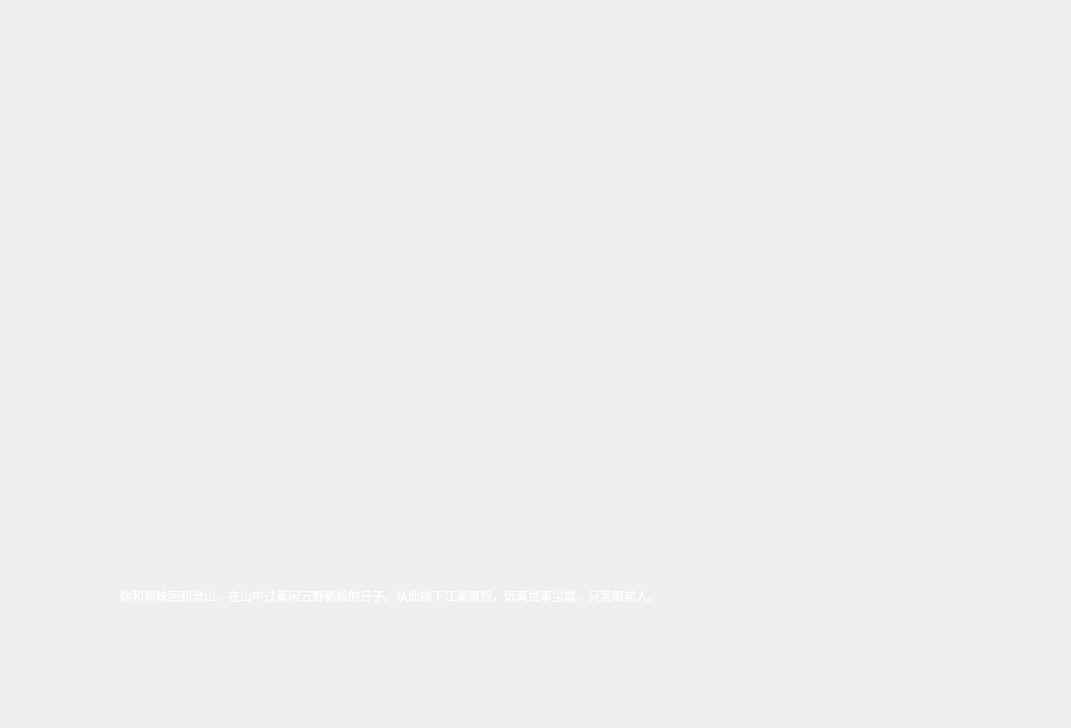
<?xml version="1.0" encoding="UTF-8"?>
<ui version="4.0">
 <class>HEnd</class>
 <widget class="QDialog" name="HEnd">
  <property name="geometry">
   <rect>
    <x>0</x>
    <y>0</y>
    <width>1071</width>
    <height>728</height>
   </rect>
  </property>
  <property name="sizePolicy">
   <sizepolicy hsizetype="Fixed" vsizetype="Fixed">
    <horstretch>0</horstretch>
    <verstretch>0</verstretch>
   </sizepolicy>
  </property>
  <property name="minimumSize">
   <size>
    <width>1071</width>
    <height>728</height>
   </size>
  </property>
  <property name="maximumSize">
   <size>
    <width>1071</width>
    <height>728</height>
   </size>
  </property>
  <property name="windowTitle">
   <string>无涯</string>
  </property>
  <property name="windowIcon">
   <iconset resource="Menu.qrc">
    <normaloff>:/icon/Resources/无涯.png</normaloff>:/icon/Resources/无涯.png</iconset>
  </property>
  <property name="styleSheet">
   <string notr="true">border-image: url(:/end/Resources/he.png);</string>
  </property>
  <widget class="QLabel" name="lblWord">
   <property name="geometry">
    <rect>
     <x>120</x>
     <y>510</y>
     <width>891</width>
     <height>171</height>
    </rect>
   </property>
   <property name="styleSheet">
    <string notr="true">border-image: url(:/other/Resources/透明背景.png);
color: rgb(255, 255, 255);
font: 26pt &quot;隶书&quot;;</string>
   </property>
   <property name="text">
    <string>你和师妹回到沧山，在山中过着闲云野鹤般的日子。从此抛下江湖恩怨，远离世事尘嚣，只赏眼前人。</string>
   </property>
   <property name="wordWrap">
    <bool>true</bool>
   </property>
  </widget>
 </widget>
 <layoutdefault spacing="6" margin="11"/>
 <resources>
  <include location="Menu.qrc"/>
 </resources>
 <connections/>
</ui>
